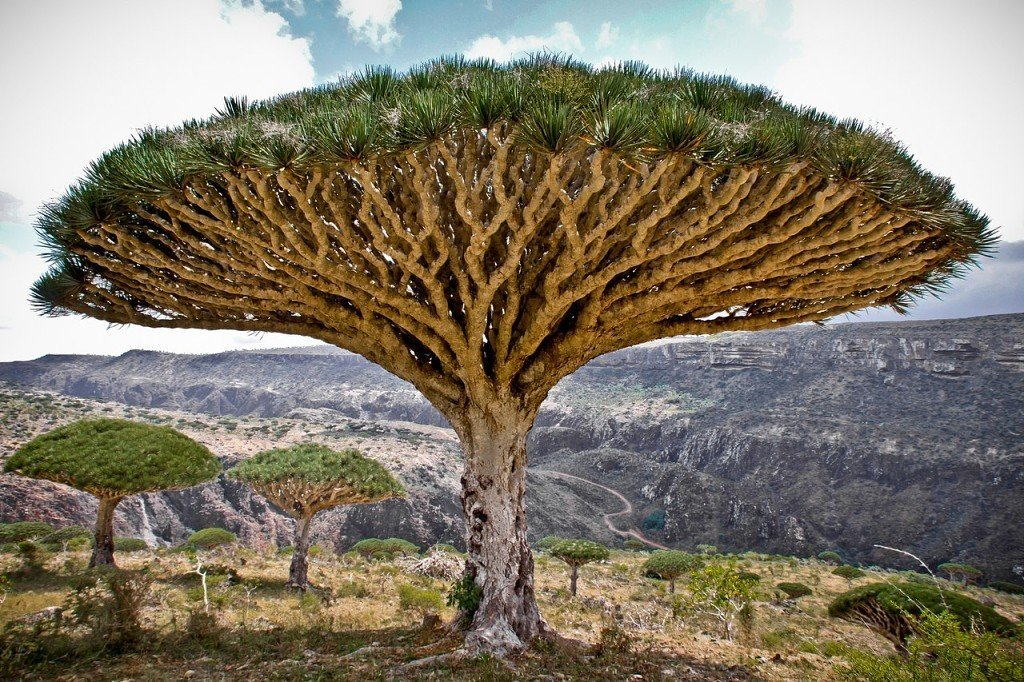
#> input picture scale1200.jpg, 1024 x 682 px
$ python bad_filter.py
#> lines starting #> are read from the running program, lines starting #| are printed output that depends on the picture
from PIL import Image
import numpy as np
img = Image.open("scale1200.jpg")
#> img is the input picture: PIL image 1024x682 RGB; mean R, G, B 128.4, 120.1, 103.3
arr = np.array(img)
a = len(arr)
#> a = 682
a1 = len(arr[1])
#> a1 = 1024
i = 0
while i < a - 11:
    j = 0
    while j < a1 - 11:
        s = 0
        for n in range(i, i + 10):
            for n1 in range(j, j + 10):
                n1 = arr[n][n1][0]
                n2 = arr[n][n1][1]
                n3 = arr[n][n1][2]
                M = n1 + n2 + n3
                s += M
        s = int(s // 100)
        for n in range(i, i + 10):
            for n1 in range(j, j + 10):
                arr[n][n1][0] = int(s // 50) * 50
                arr[n][n1][1] = int(s // 50) * 50
                arr[n][n1][2] = int(s // 50) * 50
        j = j + 10
    i = i + 10
#> this loop made 68 passes
#> i on passes 1 to 12: 10, 20, 30, 40, 50, 60, 70, 80, 90, 100, 110, 120
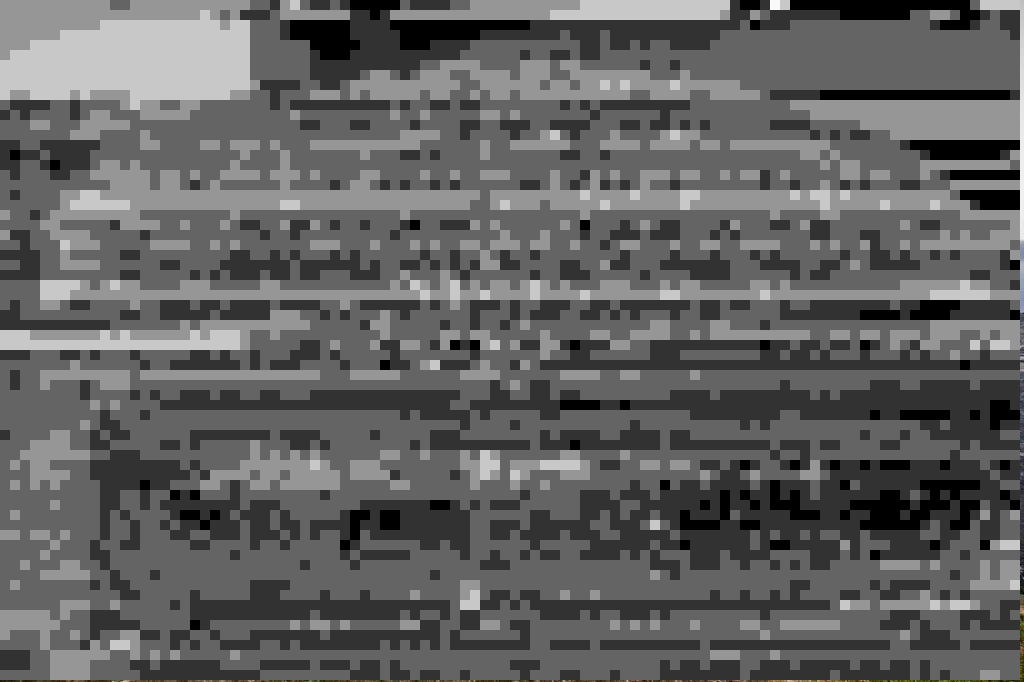
#> arr: shape (682, 1024, 3); mean R, G, B 96.8, 96.8, 96.7
#> after the loop, i = 680
res = Image.fromarray(arr)
res.save('res.jpg')
